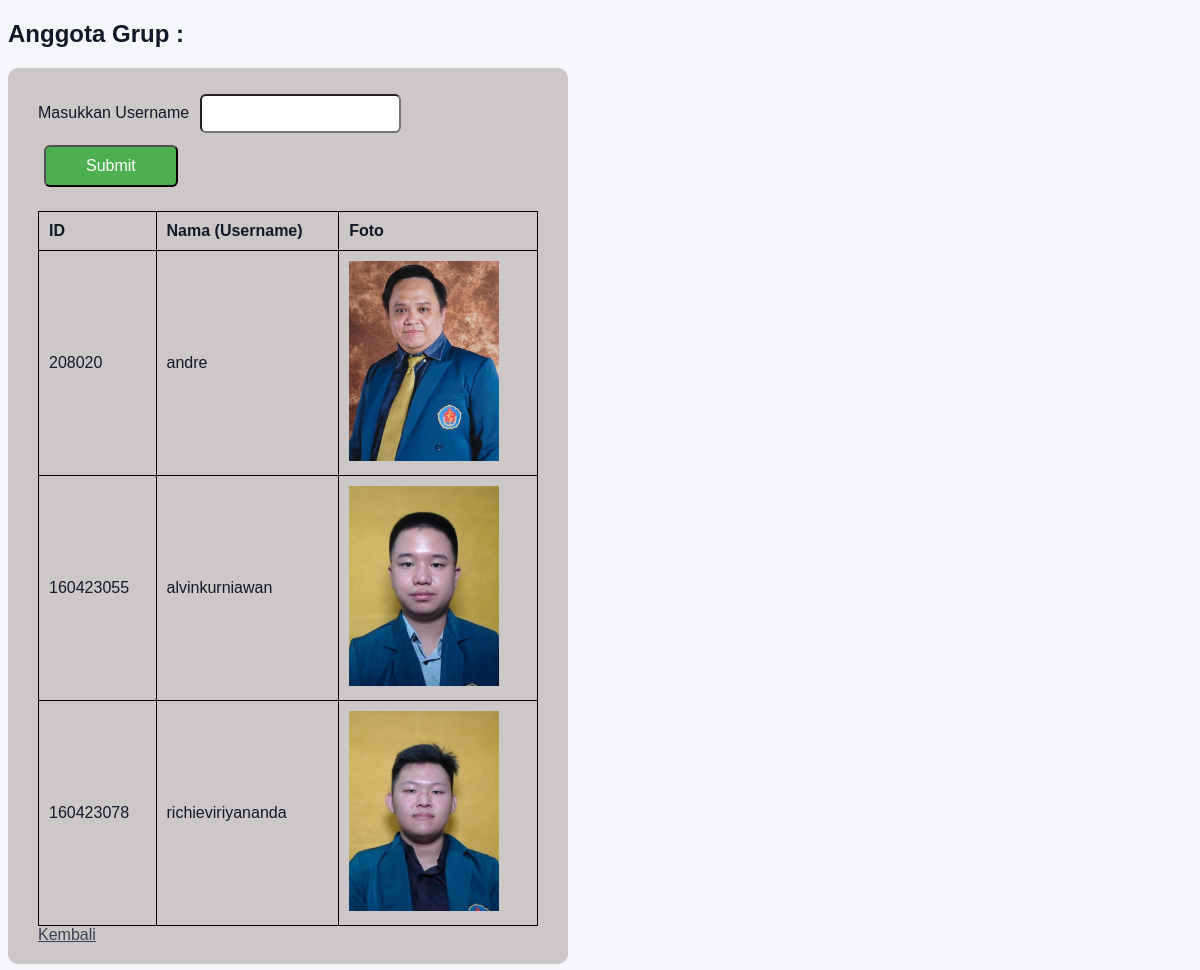
Page /anggota_group_mahasiswa.php?idgrup=6 on the committed database.
### tables this page shows
CREATE TABLE `member_grup` (
  `idgrup` int(11) NOT NULL,
  `username` varchar(20) NOT NULL,
  PRIMARY KEY (`idgrup`,`username`),
  KEY `fk_grup_has_akun_akun1_idx` (`username`),
  KEY `fk_grup_has_akun_grup1_idx` (`idgrup`),
  CONSTRAINT `fk_grup_has_akun_akun1` FOREIGN KEY (`username`) REFERENCES `akun` (`username`) ON DELETE CASCADE ON UPDATE CASCADE,
  CONSTRAINT `fk_grup_has_akun_grup1` FOREIGN KEY (`idgrup`) REFERENCES `grup` (`idgrup`) ON DELETE CASCADE ON UPDATE CASCADE
);

CREATE TABLE `akun` (
  `username` varchar(20) NOT NULL,
  `password` varchar(100) DEFAULT NULL,
  `nrp_mahasiswa` char(9) DEFAULT NULL,
  `npk_dosen` char(6) DEFAULT NULL,
  `isadmin` tinyint(1) DEFAULT 0,
  PRIMARY KEY (`username`),
  KEY `fk_akun_mahasiswa_idx` (`nrp_mahasiswa`),
  KEY `fk_akun_dosen1_idx` (`npk_dosen`),
  CONSTRAINT `fk_akun_dosen1` FOREIGN KEY (`npk_dosen`) REFERENCES `dosen` (`npk`) ON DELETE CASCADE ON UPDATE CASCADE,
  CONSTRAINT `fk_akun_mahasiswa` FOREIGN KEY (`nrp_mahasiswa`) REFERENCES `mahasiswa` (`nrp`) ON DELETE CASCADE ON UPDATE CASCADE
);

### Class/parent.php (called while the page is built, shortened)
<?php
class orangtua
{
    public function __construct()
    {
        $this->mysqli =
            new mysqli(SERVER_NAME, USER_NAME, PASSWORD, DB_NAME);
    }
}

### Class/member_group.php (called while the page is built, shortened)
<?php
require_once("parent.php");
class member_group extends orangtua
{
    public function getMemberByGroup(int $idgrup, string $search = "")
    {
        $sql = "
            SELECT
                mg.idgrup,
                mg.username,
                a.npk_dosen,
                a.nrp_mahasiswa,
                d.foto_extension AS foto_dosen,
                m.foto_extention AS foto_mahasiswa
            FROM member_grup mg
            INNER JOIN akun a ON mg.username = a.username
            LEFT JOIN dosen d ON a.npk_dosen = d.npk
            LEFT JOIN mahasiswa m ON a.nrp_mahasiswa = m.nrp
            WHERE mg.idgrup = ?
        ";
        $sql .= " ORDER BY a.npk_dosen DESC";
        $stmt = $this->mysqli->prepare($sql);
        if ($search !== "") {
            $like = "%" . $search . "%";
            $stmt->bind_param("is", $idgrup, $like);
        } else {
            $stmt->bind_param("i", $idgrup);
        }
        $stmt->execute();
        return $stmt->get_result();
    }
}

### anggota_group_mahasiswa.php (the view, shortened to what this page needs)
<?php
require_once("Class/member_group.php");
$idgroup = $_GET['idgrup'];
$search = "";
$member = new member_group();
$res = $member->getMemberByGroup($idgroup, $search);
?>
<!DOCTYPE html>
<html lang="en">
<head>
    <link rel="stylesheet" href="theme.css">
</head>
<body>
    <div class="container">
        <?php
        echo "<h2>Anggota Grup :</h2>";
        echo "<form method='GET' action='anggota_group_mahasiswa.php?idgrup=$idgroup'>";
        echo "<label> Masukkan Username </label>";
        echo "<input type = 'text' name = 'txtSearch'>";
        echo "<input type = 'submit' name = 'btnSearch' class='btnSearch'>";
        echo "<div class='table-wrapper'>";
        echo "<br><table>";
        echo "<thead>";
        echo "<tr>";
        echo "<th>ID</th>";
        echo "<th>Nama (Username)</th>";
        echo "<th>Foto</th>";
        echo "</tr>";
        echo "</thead>";
        echo "<tbody>";
        while ($row = $res->fetch_assoc()) {
            if ($row['nrp_mahasiswa']) {
                $id = $row['nrp_mahasiswa'];
                $ext = $row['foto_mahasiswa'];
                $folder = "foto_mahasiswa/";
            } else {
                $id = $row['npk_dosen'];
                $ext = $row['foto_dosen'];
                $folder = "foto_dosen/";
            }
            echo "<tr>";
            echo "<td>" . $id . "</td>";
            echo "<td>" . $row['username'] . "</td>";
            if ($ext) {
                echo "<td><img src='" . $folder . $id . "." . $ext . "' width='80'></td>";
            } else {
                echo "<td><i>Tidak ada foto</i></td>";
            }
            echo "</tr>";
        }
        echo "</tbody>";
        echo "</table>";
        echo "</div>";
        echo "<a href='kelola_group_mahasiswa.php?username=" . $_SESSION['username'] . "'>Kembali</a>";
        ?>
    </div>
</body>
</html>

### theme.css (style rules this page uses)
@media (prefers-color-scheme: light) { :root { --bg-color: #f4f6f9; --form-bg: #ccc8c8; --input-bg: #ffffff; --border-color: #000000; --text-primary: #111827; --text-secondary: #374151; --text-error: #dc2626; --btn-bg: #4caf50; --btn-hover: #45a049; --shadow: #000000; } }
body { background: var(--bg-color); }

### anggota_group_mahasiswa.php (style rules this page uses)
body { background: var(--bg-color); font-family: Arial; }
form { background: var(--form-bg); padding: 20px 30px; border-radius: 10px; text-align: left; width: 500px; }
h2, label { margin-bottom: 20px; color: var(--text-primary); }
table, th, tr, td { border: 1px solid var(--border-color); }
table { width: 100%; border-collapse: collapse; }
th, td { padding: 10px; color: var(--text-primary); }
form { margin-bottom: 20px; }
img { width: 150px; height: 200px; }
input { border-radius: 6px; padding: 10px; margin: 6px; }
.btnSearch { background: #4CAF50; color: white; padding: 10px 40px; border-radius: 6px; margin: 6px; font-size: 16px; }
a { color: var(--text-secondary); }

### rows in the picture
member_grup: username.npk_dosen "208020", username "andre", username.npk_dosen (picture)
member_grup: username.nrp_mahasiswa "160423055", username "alvinkurniawan", username.nrp_mahasiswa (picture)
member_grup: username.nrp_mahasiswa "160423078", username "richieviriyananda", username.nrp_mahasiswa (picture)
